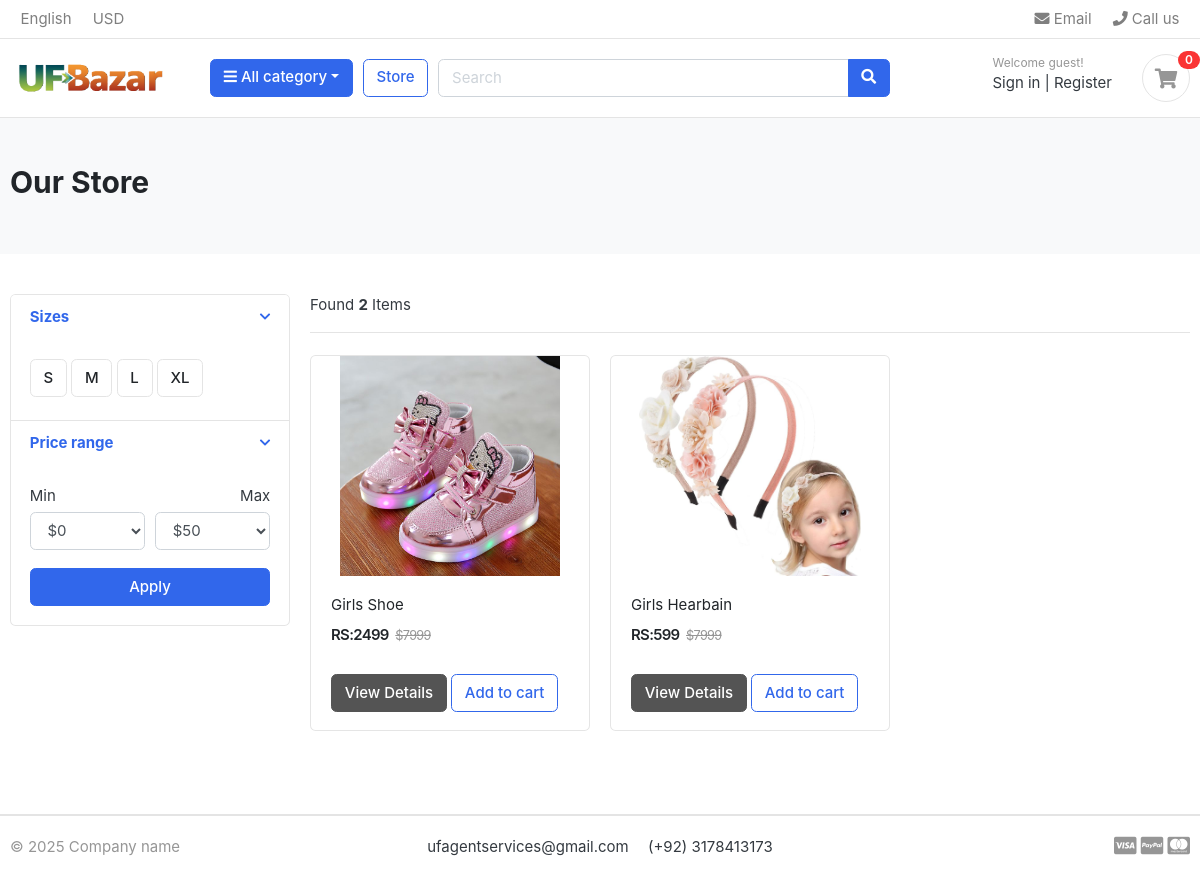
The app's page /store/catgory/kids-wear/ with its own data.
### store/models.py (models this page shows, shortened)
class Product(models.Model):
    name = models.CharField(max_length=200, unique=True)
    slug = models.SlugField(max_length=200, unique=True)
    price = models.IntegerField()
    image = models.ImageField(upload_to='photos/products')
    stock = models.IntegerField()
    description = models.TextField(max_length=1000, blank=True)
    category = models.ForeignKey(Category, on_delete=models.CASCADE )
    created_at = models.DateTimeField(auto_now_add=True)
    modified_at = models.DateTimeField(auto_now=True)
    def get_url(self):   #Used for reverse to Product detail page from cart page
        return reverse('Product detail',args=[self.category.slug, self.slug])

### store/views.py (the view, shortened to what this page needs)
# urls.py: path('store/',views.Store_page, name='store'),
def Store_page(request, category_slug=None):
    categories = None
    if category_slug is not None:
        categories = get_object_or_404(Category, slug=category_slug)
        products = Product.objects.filter(category=categories)
        paginator = Paginator(products, 6)
        page = request.GET.get('page')
        paged_products = paginator.get_page(page)
        product_count = products.count()
    context = {
        'products': paged_products,
        'product_count': product_count,
    }
    return render(request, 'store/store.html', context)

### cart/context_processor.py (called while the page is built)
def counter(request):
    cart_count = 0
    if 'admin' in request.path:
        return{}
    else:
        try:
            cart = Cart.objects.filter(cart_id = _cart_id(request))
            cart_item = Items.objects.all().filter(cart = cart[:1])
            for item in cart_item:
                cart_count += item.quantity
        except cart.DoesNotExist:
            cart_count = 0
    return dict(cart_count = cart_count)

### cart/views.py (called while the page is built)
def _cart_id(request):
    cart_id = request.session.session_key
    if not cart_id:
        cart_id = request.session.create()
    return cart_id

### category/context_processor.py (called while the page is built)
def menu_links(request):
    links = Category.objects.all()
    return dict(links=links)

### category/models.py (called while the page is built)
    def get_url(self):
        return reverse('Product catgory', args=[self.slug])

### templates/store/store.html (shortened to what this page needs)
{% extends 'base.html' %}
{% load static %}
{% block content %}
  <section class="section-pagetop bg">
    <div class="container">
      {% if 'search' in request.path %}
        <h2 class="title-page">Search Result</h2>
      {% else %}
        <h2 class="title-page">Our Store</h2>
      {% endif %}
    </div>
  </section>
  <section class="section-content padding-y">
    <div class="container">
      <div class="row">
        <aside class="col-md-3">
          <div class="card">
            <article class="filter-group">
              <header class="card-header">
                <a href="#" data-toggle="collapse" data-target="#collapse_4" aria-expanded="true" class="">
                  <i class="icon-control fa fa-chevron-down"></i>
                  <h6 class="title">Sizes</h6>
                </a>
              </header>
              <div class="filter-content collapse show" id="collapse_4" style="">
                <div class="card-body">
                  <label class="checkbox-btn">
                    <span class="btn btn-light">S</span>
                  </label>
                  <label class="checkbox-btn">
                    <span class="btn btn-light">M</span>
                  </label>
                  <label class="checkbox-btn">
                    <span class="btn btn-light">L</span>
                  </label>
                  <label class="checkbox-btn">
                    <span class="btn btn-light">XL</span>
                  </label>
                </div>
              </div>
            </article>
            <article class="filter-group">
              <header class="card-header">
                <a href="#" data-toggle="collapse" data-target="#collapse_3" aria-expanded="true" class="">
                  <i class="icon-control fa fa-chevron-down"></i>
                  <h6 class="title">Price range</h6>
                </a>
              </header>
              <div class="filter-content collapse show" id="collapse_3" style="">
                <div class="card-body">
                  <div class="form-row">
                    <div class="form-group col-md-6">
                      <label>Min</label>
                      <select class="mr-2 form-control">
                        <option value="0">$0</option>
                      </select>
                    </div>
                    <div class="form-group text-right col-md-6">
                      <label>Max</label>
                      <select class="mr-2 form-control">
                        <option value="50">$50</option>
                      </select>
                    </div>
                  </div>
                  <button class="btn btn-block btn-primary">Apply</button>
                </div>
              </div>
            </article>
          </div>
        </aside>
        <main class="col-md-9">
          <header class="border-bottom mb-4 pb-3">
            <div class="form-inline">
              <span class="mr-md-auto">Found <b>{{ product_count }}</b> Items</span>
            </div>
          </header>
          <div class="row">
            {% for product in products %}
              <div class="col-md-4">
                <figure class="card card-product-grid">
                  <div class="img-wrap">
                    <a href="{{ product.get_url }}"><img src="{{ product.image.url }}" /></a>
                  </div>
                  <figcaption class="info-wrap">
                    <div class="fix-height">
                      <a href="{{ product.get_url }}" class="title">{{ product.name }}</a>
                      <div class="price-wrap mt-2">
                        <span class="price">RS:{{ product.price }}</span>
                        <del class="price-old">$7999</del>
                      </div>
                    </div>
                    <a href="{{ product.get_url }}" class="btn btn-secondary">View Details</a>
                    <a href="{% url 'add_cart' product.id %}" class="btn btn-outline-primary">Add to cart</a>
                  </figcaption>
                </figure>
              </div>
            {% endfor %}
          </div>
        </main>
      </div>
    </div>
  </section>
{% endblock %}

### static/css/ui.css (style rules this page uses)
html { font-family: "Inter", sans-serif; font-size: 15px; }
.img-wrap { text-align: center; display: block; }
.img-wrap img { max-width: 100%; }
.price-wrap { letter-spacing: -0.7px; }
.padding-y { padding-top: 40px; padding-bottom: 40px; }
figure { margin-bottom: 0; }
article:after, .form-group:after { display: block; clear: both; content: ""; }
.bg { background-color: #f8f9fa; }
.title-page { color: #212529; }
.btn-light { background-color: #fff; border-color: #e4e4e4; }
[class*=card-product] a.title { color: #212529; display: block; }
[class*=card-product] .img-wrap { overflow: hidden; position: relative; }
[class*=card-product] .img-wrap img { height: 100%; max-width: 100%; width: auto; display: inline-block; -o-object-fit: cover; object-fit: cover; }
.card-product-grid { margin-bottom: 20px; }
.card-product-grid .img-wrap { border-radius: 0.2rem 0.2rem 0 0; height: 220px; }
.card-product-grid .info-wrap { overflow: hidden; padding: 18px 20px; }
.card-product-grid .fix-height { height: 80px; overflow: hidden; }
.card .img-wrap { overflow: hidden; }
.price { font-weight: 600; color: #212529; }
.price-old { color: #969696; margin-left: 3px; font-size: 85%; }
.icon-control { margin-top: 5px; float: right; font-size: 80%; }
.card-header .title { margin-bottom: 0; line-height: 1.5; }
.filter-group { border-bottom: 1px solid #e4e4e4; }
.filter-group .card-header { border-bottom: 0; }
.filter-group:last-child { border-bottom: 0; }
.checkbox-btn { position: relative; }
.section-pagetop { padding: 45px 0; }

### records on screen
Product: image (picture), name "Girls Shoe", price "2499"
Product: image (picture), name "Girls Hearbain", price "599"

### other values on screen
{{ cart_count }} "0"
{{ product_count }} "2"
